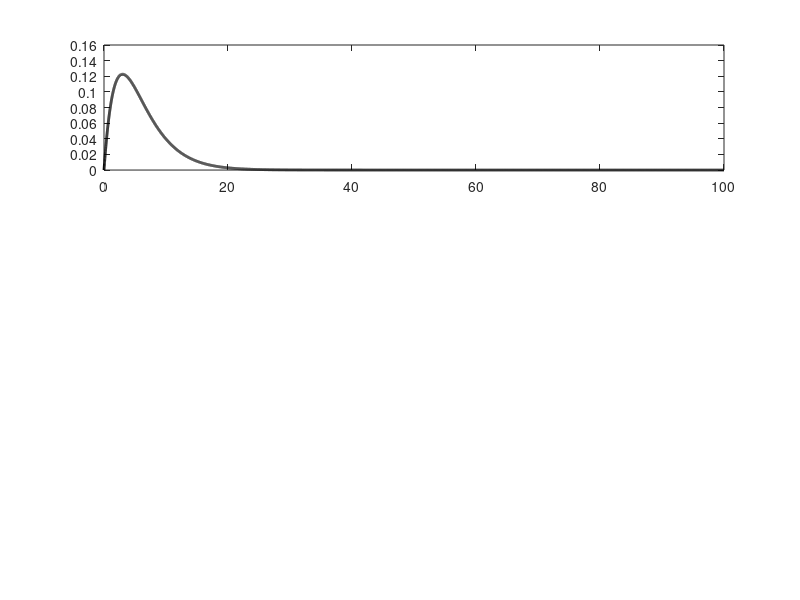

This figure's MATLAB source: (Note: this script raises an error after producing the figure.)
function central_limit_theorem

% Demonstrate the properties of the central limit theorem

% parameters of a gamma distribution
A = 2;
B = 3;

% sample size
N = 25;

% number of simulated samples
T = 1e7;

% abscissa coordinates
X = linspace(0,1e2,1e4);


% Setup figure
figure(3)
set(gcf,'units','cent','position',[30,30,18,15])
clf


% plot the gamma distribution
sp(1) = subplot(3,2,1:2);
plot(X,gampdf(X,A,B),'k','linewidth',2)


% simulate sampling the distribution
XX = gamrnd(A,B,[N,T]);
Edges = linspace(0,15,1e3);

% Plot the mean for n =5 (only take first 5 rows of XX)
sp(2) = subplot(3,2,3);
histogram(mean(XX(1:5,:)),Edges,'normalization','pdf','facecolor',[0.5 0.5 0.5],'edgecolor',[0.5 0.5 0.5])

% Plot the mean for n = 25 (take all rows of XX)
sp(3) = subplot(3,2,5);
histogram(mean(XX(1:25,:)),Edges,'normalization','pdf','facecolor',[0.5 0.5 0.5],'edgecolor',[0.5 0.5 0.5])

% Sum for n = 5
sp(4) = subplot(3,2,4);
histogram(sum(XX(1:5,:)),Edges*5,'normalization','pdf','facecolor',[0.5 0.5 0.5],'edgecolor',[0.5 0.5 0.5])

% Sum for n = 25
sp(5) = subplot(3,2,6);
histogram(sum(XX(1:25,:)),Edges*25,'normalization','pdf','facecolor',[0.5 0.5 0.5],'edgecolor',[0.5 0.5 0.5])


% Format plots:
set(sp(1),'ylim',[0 0.15],'ytick',[],'tickdir','out','ticklength',[0.015 0.015],'xlim',[0 40])
set(sp(2),'ylim',[0 0.4],'ytick',[],'tickdir','out','ticklength',[0.02 0.02])
set(sp(3),'ylim',[0 0.6],'ytick',[],'tickdir','out','ticklength',[0.02 0.02])
set(sp(4),'ylim',[0 0.08],'ytick',[],'tickdir','out','ticklength',[0.02 0.02])
set(sp(5),'ylim',[0 0.025],'ytick',[],'tickdir','out','ticklength',[0.02 0.02])
set(sp(2),'xtick',[0:3:15],'xlim',[0 15])
set(sp(3),'xtick',[0:3:15],'xlim',[0 15])
set(sp(4),'xtick',[0:3:15]*5,'xlim',[0 75])
set(sp(5),'xtick',[0:3:15]*25,'xlim',[0 375])
ylabel(sp(2),'Probability density','fontsize',12)
xlabel(sp(1),'X','fontsize',12)
xlabel(sp(3),'mean','fontsize',12)
xlabel(sp(5),'sum','fontsize',12)

% get actual values to print on the screen:
axes(sp(1))
text(30,0.1,strcat('m = ',num2str(mean(XX(:)))))
text(30,0.08,strcat('s2 = ',num2str(var(XX(:)))))

axes(sp(2))
text(10,0.3,strcat('m = ',num2str(mean(mean(XX(1:5,:))))))
text(10,0.26,strcat('s2 = ',num2str(var(mean(XX(1:5,:))))))

axes(sp(3))
text(10,0.4,strcat('m = ',num2str(mean(mean(XX(1:25,:))))))
text(10,0.32,strcat('s2 = ',num2str(var(mean(XX(1:25,:))))))

axes(sp(4))
text(60,0.06,strcat('m = ',num2str(mean(sum(XX(1:5,:))))))
text(60,0.05,strcat('s2 = ',num2str(var(sum(XX(1:5,:))))))

axes(sp(5))
text(300,0.02,strcat('m = ',num2str(mean(sum(XX(1:25,:))))))
text(300,0.015,strcat('s2 = ',num2str(var(sum(XX(1:25,:))))))

